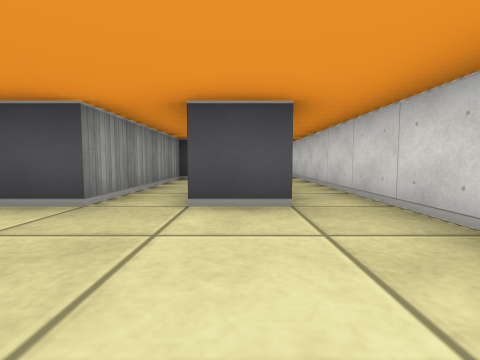
View 1 (above)

23 first-person views from a walk through a cub3D maze. The camera is about half as high as the walls, tilts 4° down and sees 85° across. The floor is counted in squares. Each view is taken from the middle of a square. On the plan, view 1 faces up. The plan holds only what a view shows up to about 9 squares ahead; the rest is blank.

View 2
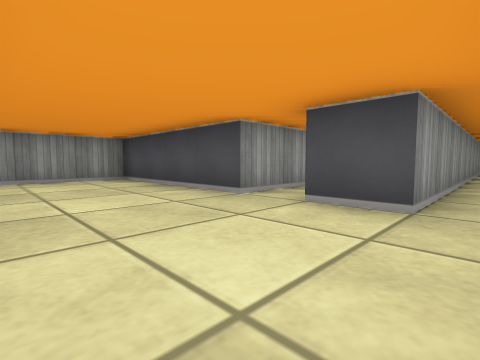

View 3
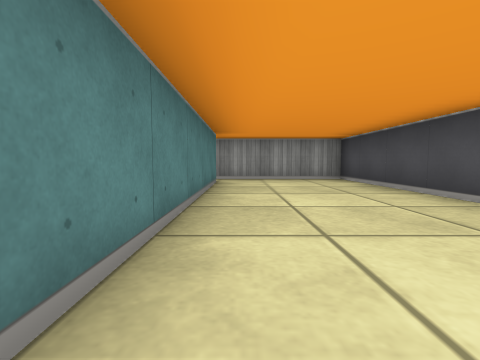

View 4
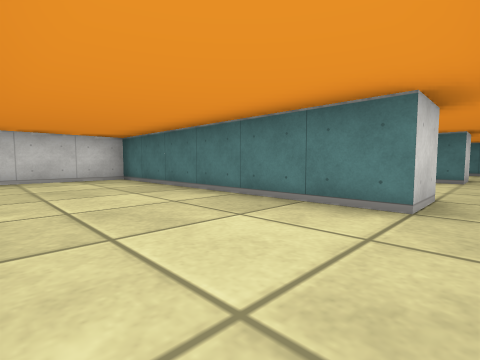

View 5
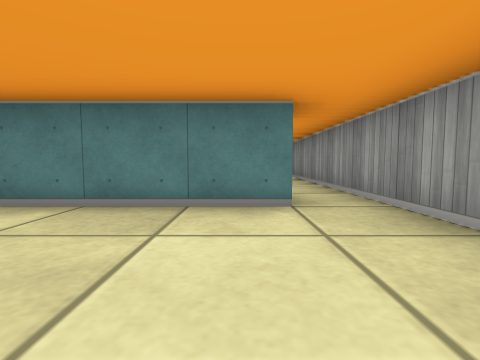

View 6
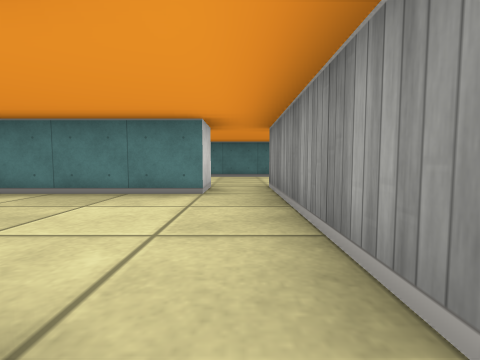

View 7
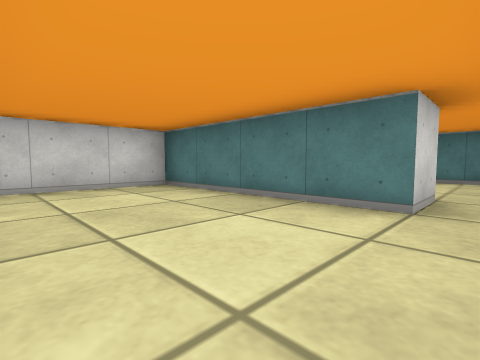

View 8
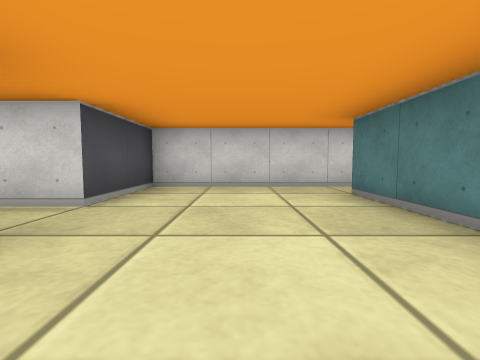

View 9
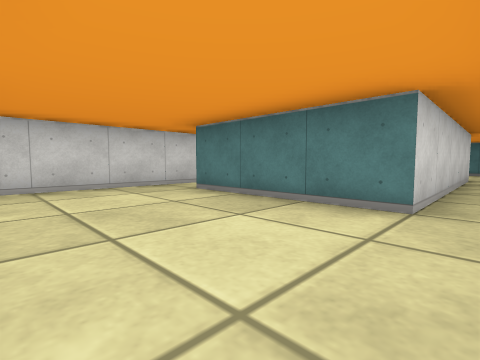

View 10
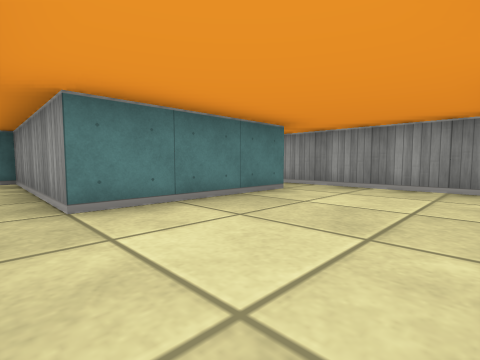

View 11
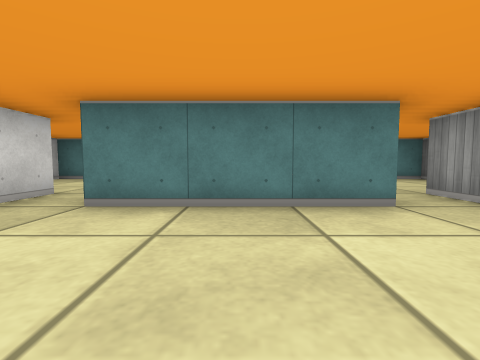

View 12
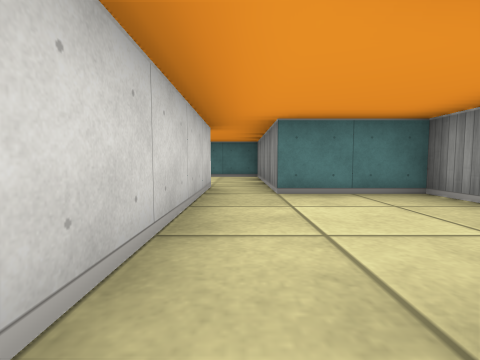

View 13
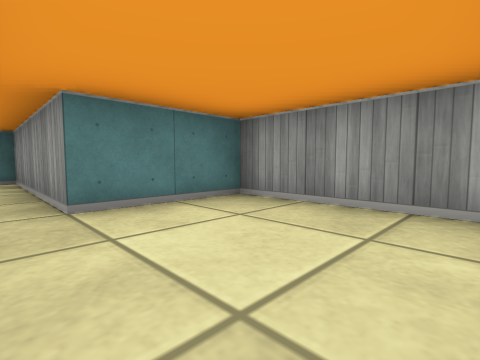

View 14
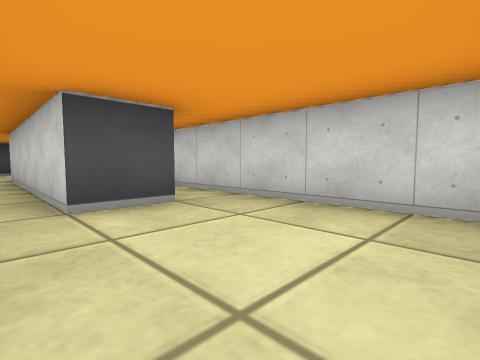

View 15
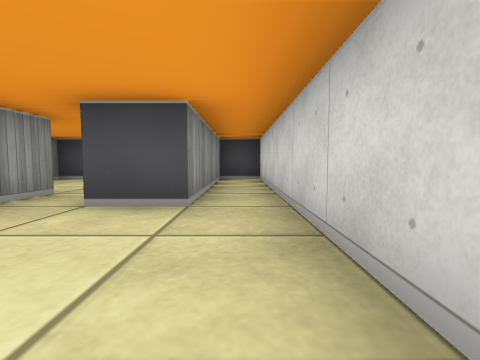

View 16
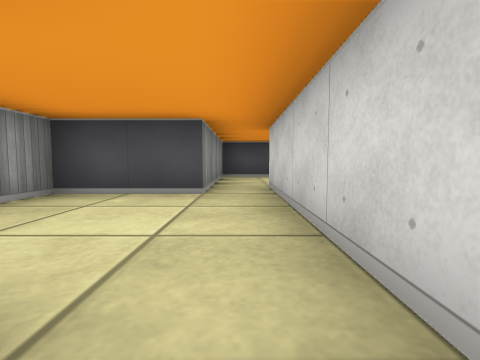

View 17
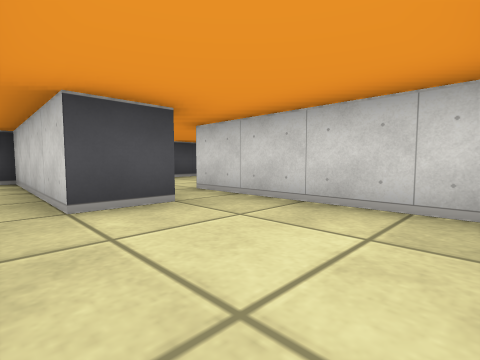

View 18
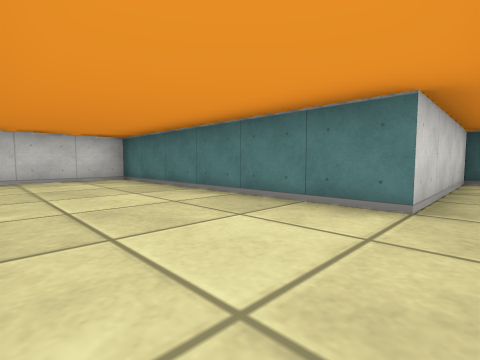

View 19
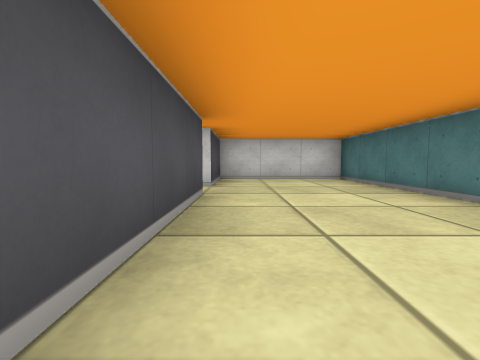

View 20
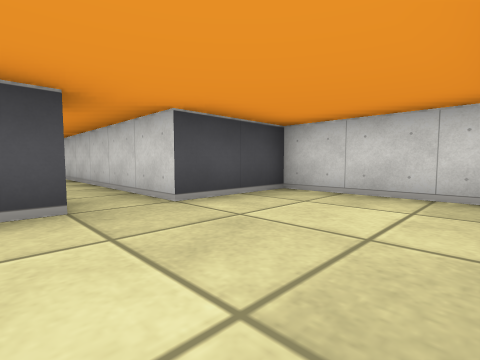

View 21
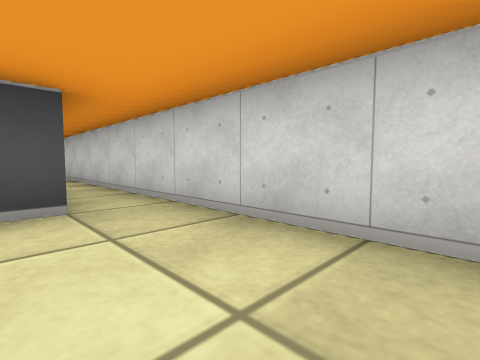

View 22
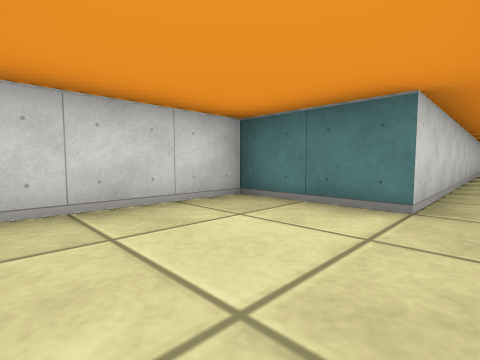

View 23
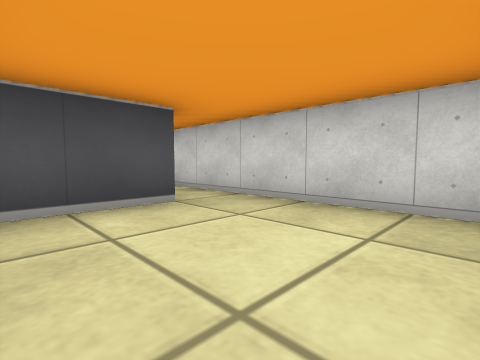

### Floor plan
Key: @ floor where view 1 was taken; # wall or solid block; . floor.
Columns run from 10 left of view 1 to 6 right of it. Each row starts with its distance up from view 1.
 11           #
 10           #
  9           #.
  8           #.#  .#
  7         ###.###.#
  6         #.#.#...#
  5         #.#.#...#
  4         #.#.#...#
  3     #####.#.#.###
  2     #.......#.#
  1     #.......#.#
  0     #.....@.#.#
 -1     #.#######.#
 -2     #.....# ..#
 -3     #.....# ..#
 -4     #.....# ..#
 -5   ###.#######.###
 -6   #.....#.......#
 -7   #.....#.......#
 -8   #.....#.......#
 -9 ###.###.#.#######
-10 #...#.#...#
-11 #...#.#...#
-12 #...#.#...#
-13 ###.#.#####
-14   #...#
-15   #...#
-16   #...#
-17   ###

Positions as (right, up) in squares from view 1, and headings:
1: (0, 0), facing up
2: (1, 0), facing up-left
3: (1, 0), facing left
4: (-5, 2), facing down-right
5: (-4, 2), facing down
6: (-5, -1), facing down
7: (-5, -2), facing down-right
8: (-7, -7), facing right
9: (-7, -6), facing down-right
10: (-3, -6), facing down-left
11: (-5, -6), facing down
12: (-7, -9), facing down
13: (-7, -10), facing down-left
14: (-7, -16), facing up-right
15: (-5, -16), facing up
16: (-7, -13), facing up
17: (-3, -12), facing up-right
18: (-1, -6), facing down-right
19: (-1, -6), facing right
20: (2, -8), facing up-right
21: (2, -4), facing up-right
22: (3, 6), facing down-right
23: (3, 4), facing up-right
